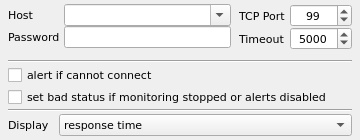
<?xml version="1.0" encoding="UTF-8"?>
<ui version="4.0">
 <class>SdpoMonitorWidget</class>
 <widget class="QWidget" name="SdpoMonitorWidget">
  <property name="geometry">
   <rect>
    <x>0</x>
    <y>0</y>
    <width>360</width>
    <height>140</height>
   </rect>
  </property>
  <property name="font">
   <font>
    <family>DejaVu Sans</family>
    <pointsize>8</pointsize>
   </font>
  </property>
  <property name="windowTitle">
   <string>Form</string>
  </property>
  <layout class="QVBoxLayout" name="verticalLayout">
   <property name="spacing">
    <number>2</number>
   </property>
   <property name="leftMargin">
    <number>8</number>
   </property>
   <property name="topMargin">
    <number>4</number>
   </property>
   <property name="rightMargin">
    <number>8</number>
   </property>
   <property name="bottomMargin">
    <number>4</number>
   </property>
   <item>
    <layout class="QHBoxLayout" name="horizontalLayout">
     <property name="spacing">
      <number>8</number>
     </property>
     <item>
      <layout class="QFormLayout" name="formLayout">
       <property name="horizontalSpacing">
        <number>4</number>
       </property>
       <property name="verticalSpacing">
        <number>0</number>
       </property>
       <item row="0" column="0">
        <widget class="QLabel" name="lblHost">
         <property name="text">
          <string>Host</string>
         </property>
         <property name="buddy">
          <cstring>cmbHost</cstring>
         </property>
        </widget>
       </item>
       <item row="0" column="1">
        <widget class="QComboBox" name="cmbHost">
         <property name="editable">
          <bool>true</bool>
         </property>
        </widget>
       </item>
       <item row="1" column="0">
        <widget class="QLabel" name="lblPassword">
         <property name="text">
          <string>Password</string>
         </property>
         <property name="buddy">
          <cstring>lnPassword</cstring>
         </property>
        </widget>
       </item>
       <item row="1" column="1">
        <widget class="QLineEdit" name="lnPassword"/>
       </item>
      </layout>
     </item>
     <item>
      <layout class="QFormLayout" name="formLayout_2">
       <property name="horizontalSpacing">
        <number>4</number>
       </property>
       <property name="verticalSpacing">
        <number>0</number>
       </property>
       <item row="0" column="0">
        <widget class="QLabel" name="lblTcpPort">
         <property name="text">
          <string>TCP Port</string>
         </property>
         <property name="buddy">
          <cstring>spinTcpPort</cstring>
         </property>
        </widget>
       </item>
       <item row="0" column="1">
        <widget class="QSpinBox" name="spinTcpPort">
         <property name="alignment">
          <set>Qt::AlignCenter</set>
         </property>
         <property name="minimum">
          <number>1</number>
         </property>
         <property name="maximum">
          <number>65535</number>
         </property>
         <property name="value">
          <number>99</number>
         </property>
        </widget>
       </item>
       <item row="1" column="0">
        <widget class="QLabel" name="lblTimeout">
         <property name="text">
          <string>Timeout</string>
         </property>
         <property name="buddy">
          <cstring>spinTimeout</cstring>
         </property>
        </widget>
       </item>
       <item row="1" column="1">
        <widget class="QSpinBox" name="spinTimeout">
         <property name="alignment">
          <set>Qt::AlignCenter</set>
         </property>
         <property name="minimum">
          <number>1</number>
         </property>
         <property name="maximum">
          <number>60000</number>
         </property>
         <property name="value">
          <number>5000</number>
         </property>
        </widget>
       </item>
      </layout>
     </item>
    </layout>
   </item>
   <item>
    <widget class="Line" name="line">
     <property name="orientation">
      <enum>Qt::Horizontal</enum>
     </property>
    </widget>
   </item>
   <item>
    <widget class="QCheckBox" name="chkAlertIf">
     <property name="text">
      <string>alert if cannot connect</string>
     </property>
    </widget>
   </item>
   <item>
    <widget class="QCheckBox" name="chkBadStatus">
     <property name="text">
      <string>set bad status if monitoring stopped or alerts disabled</string>
     </property>
    </widget>
   </item>
   <item>
    <widget class="Line" name="line_2">
     <property name="orientation">
      <enum>Qt::Horizontal</enum>
     </property>
    </widget>
   </item>
   <item>
    <layout class="QHBoxLayout" name="horizontalLayout_2">
     <property name="spacing">
      <number>10</number>
     </property>
     <item>
      <widget class="QLabel" name="lblDisplay">
       <property name="sizePolicy">
        <sizepolicy hsizetype="Maximum" vsizetype="Preferred">
         <horstretch>0</horstretch>
         <verstretch>0</verstretch>
        </sizepolicy>
       </property>
       <property name="text">
        <string>Display</string>
       </property>
       <property name="buddy">
        <cstring>cmbDisplay</cstring>
       </property>
      </widget>
     </item>
     <item>
      <widget class="QComboBox" name="cmbDisplay">
       <item>
        <property name="text">
         <string>response time</string>
        </property>
       </item>
       <item>
        <property name="text">
         <string>tests performed (since last probe)</string>
        </property>
       </item>
       <item>
        <property name="text">
         <string>tests failed (since last probe)</string>
        </property>
       </item>
       <item>
        <property name="text">
         <string>actions performed (since last probe)</string>
        </property>
       </item>
       <item>
        <property name="text">
         <string>log records added (since last probe)</string>
        </property>
       </item>
       <item>
        <property name="text">
         <string>tests per second</string>
        </property>
       </item>
       <item>
        <property name="text">
         <string>actions per second</string>
        </property>
       </item>
       <item>
        <property name="text">
         <string>log records per second</string>
        </property>
       </item>
       <item>
        <property name="text">
         <string>actions: average time consumption</string>
        </property>
       </item>
       <item>
        <property name="text">
         <string>logging: average time consumption</string>
        </property>
       </item>
       <item>
        <property name="text">
         <string>logging pool usage</string>
        </property>
       </item>
      </widget>
     </item>
    </layout>
   </item>
  </layout>
 </widget>
 <resources/>
 <connections/>
</ui>
